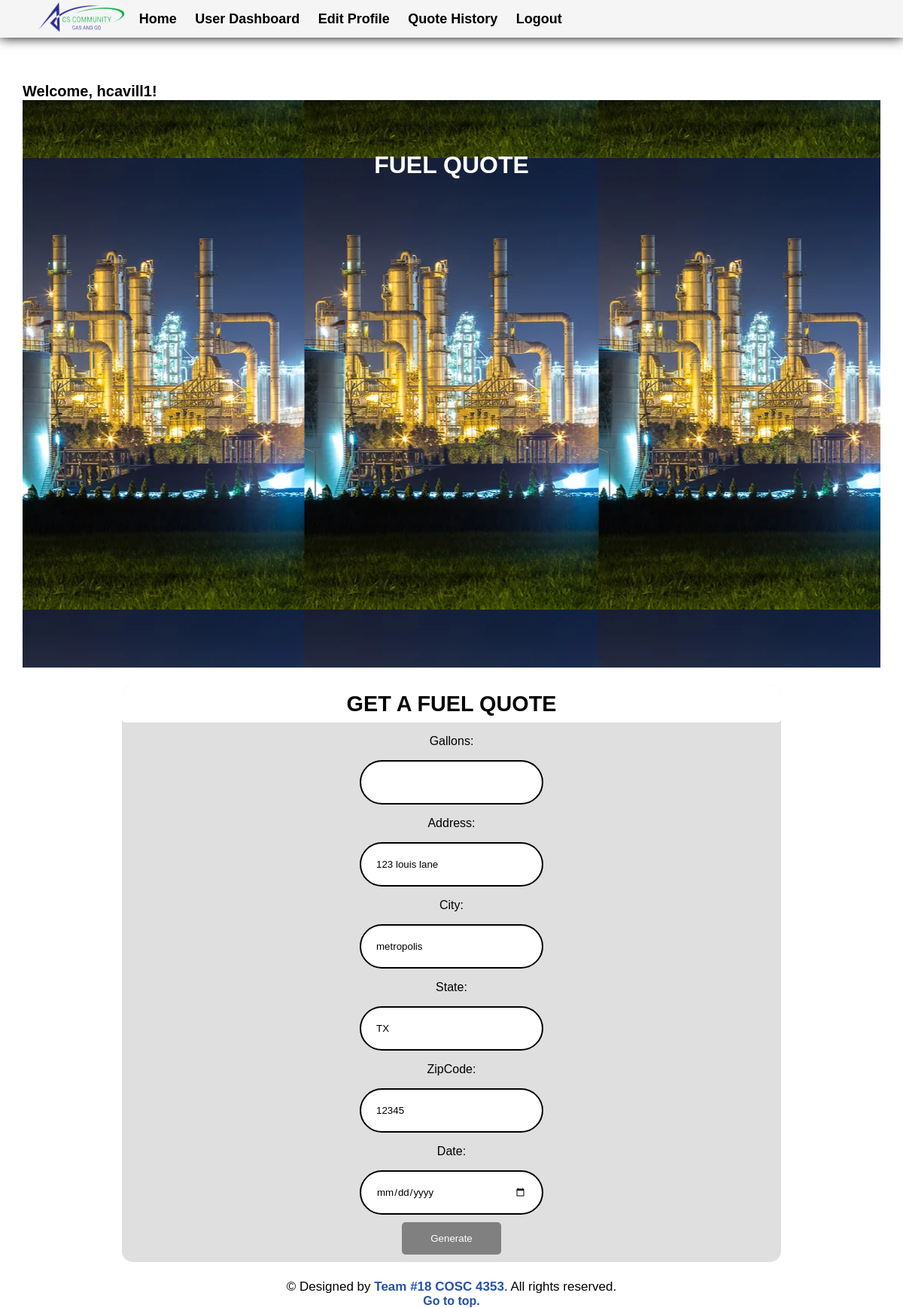
Screenshot of /Pages/user.php (signed in) with the database file from the repository.
### tables this page shows
CREATE TABLE `user` (
  `User_ID` int(11) NOT NULL,
  `firstName` varchar(45) DEFAULT NULL,
  `lastName` varchar(100) DEFAULT NULL,
  `email` varchar(100) DEFAULT NULL,
  `phoneNumber` varchar(45) DEFAULT NULL,
  `Address` varchar(45) DEFAULT NULL,
  `APT` varchar(10) DEFAULT NULL,
  `City` varchar(45) DEFAULT NULL,
  `State` varchar(45) DEFAULT NULL,
  `ZipCode` varchar(45) DEFAULT NULL,
  `Username` varchar(45) NOT NULL,
  `Password` varchar(60) NOT NULL,
  `first_login` tinyint(1) DEFAULT 1,
  `profitMargin` decimal(10,2) DEFAULT NULL
);

### Pages/user.php (the view, shortened to what this page needs)
<!DOCTYPE html>
<?php
    require_once "../php/config.php";
    echo '<p style="font-size: 20px; font-weight: bold;">Welcome, ' . htmlspecialchars($_SESSION['login_user']) . '!</p>';
    $UserId = $_SESSION['user_id'];
    $sql = "SELECT * FROM `user` WHERE User_ID = '$UserId'";
    $result = mysqli_query($conn, $sql) or die(mysqli_error($conn));
    $row=mysqli_fetch_assoc($result);
    $Address=$row['Address'];
    $City=$row['City'];
    $State=$row['State'];
    $ZipCode=$row['ZipCode'];
?>
<html lang="en">
<head>
	<link rel="stylesheet" type="text/css" href="../css/main_page.css">
    <link rel="stylesheet" type="text/css" href="../css/user.css">
    <link rel="stylesheet" href="https://cdnjs.cloudflare.com/ajax/libs/font-awesome/4.7.0/css/font-awesome.min.css">
	<link href='https://unpkg.com/boxicons@2.1.2/css/boxicons.min.css' rel='stylesheet'>
</head>
<body id="top">
	<header>
		<a href="">
			<img src="../images/logo1.png">
		</a>
		<nav>
			<ul>
            <li><a href="../index.php">Home</a></li>
                <li><a href="userDashboard.php">User Dashboard</a></li>
                <li><a href="editProfile.php">Edit Profile</a></li>
                <li><a href="orderHistory.php">Quote History</a></li>
                <?php if (isset($_SESSION['login_user'])) { ?>
                                <li><a href="?logout">Logout</a></li>
                            <?php } ?>
			</ul>
		</nav>
	</header>
	<section class="food-search text-center" style="background-image: url(../images/refinery.jpeg);">
		<span class="food-search">
		<h1 style="background-color: transparent;">Fuel Quote</h1>
		</span>
	</section>
	<section class="menu" id="menu-section">
		<div class="container activity-data"style="overflow-x: hidden; background-color: #dfdfdf; border-radius: 15px;">
			<h2 class="text-center">Get A Fuel Quote</h2>
			<div class="menu-container">
				<form method="POST">
                    <div class="">
                        <label style="display: block;">
                            <span class="data-title">Gallons:</span>
                        </label>
                        <input type="text" class="input_box" inputmode="numeric" pattern="\d*" name="Gallons" required>
                    </div>
                    <div class="">
                        <label style="display: block;">
                            <span class="data-title">Address:</span>
                        </label>
                        <input type="text" class="input_box" name="Address" value="<?php echo $Address;?>" readonly required>
                    </div>
                    <div class="">
						<label style="display: block;">
							<span class="data-title">City:</span>
						</label>
                        <input type="text" class="input_box" name="City" value="<?php echo $City;?>" readonly required>
                    </div>
                    <div class="">
                        <label style="display: block;">
                            <span class="data-title">State:</span>
                        </label>
                        <input type="text" class="input_box" name="State" value="<?php echo $State;?>" readonly required>
                    </div>
                    <div class="">
                        <label style="display: block;">
                            <span class="data-title">ZipCode:</span>
                        </label>
                        <input type="text" class="input_box" inputmode="numeric" pattern="\d*" name="ZipCode" value="<?php echo $ZipCode;?>" readonly required>
                    </div>
                    <div class="">
                        <label style="display: block;">
                            <span class="data-title">Date:</span>
                        </label>
                        <input type="date" class="input_box" name="Date" value="" required>
                    </div>
                    <button type="submit" class="block" name="submit">Generate</button>
                </form>
			</div>
		</div>
	</section>
</body>
<footer>
	<div class="footer-content text-center" style="margin-bottom: 10%">
		<p class="copyright">© Designed by <a href="#">Team #18 COSC 4353</a>. All rights reserved.</p>
		<a href="#top">Go to top.</a>
	</div>
</footer>
</html>

### css/main_page.css (style rules this page uses)
* { margin: 0 0; padding: 0 0; font-family: Arial, Helvetica, sans-serif; }
html { -webkit-scroll-behavior: auto !important; scroll-behavior: smooth; }
header img { height: 100px; margin-left: 40px; }
header { background-color: whitesmoke; position: fixed; top: 0; right: 0; bottom: 0; left: 0; height: 50px; display: flex; align-items: center; box-shadow: 0 0 15px 0 black; z-index: 10; }
header * { display: inline; }
header li { margin: 10px; }
header li a { color:black; font-size: large; text-decoration: solid; }
body { height: 125vh; margin-top: 80px; padding: 30px; }
a { color: #2451b1; font-weight: bold; text-decoration: none; }
.food-search { position: relative; background-position: center; justify-content: center; align-items: center; padding: 5% 0; height: 80vh; }
.container { position: relative; width: 80%; margin: auto; }
.menu-container { display: flex; flex-wrap: wrap; width: 100%; }
.text-center { text-align: center; }
h1 { text-transform: uppercase; color: white; background-color: #3059d6; padding: 1%; border: none; font-size: 2rem; border-radius: 5px; }
h2 { text-transform: uppercase; color: rgb(6, 6, 6); background-color: #ffffff; border: none; font-size: 1.8rem; border-radius: 5px; }
.menu { line-height: 50px; display: flex; flex-wrap: wrap; margin: 2%; }
footer { box-sizing: border-box; margin-bottom: auto; }
.copyright { margin-top:auto; text-align:center; font-size:17px; color: black; }

### Pages/user.php (style rules this page uses)
.menu-container { display: flex; flex-direction: column; justify-content: center; text-align: center; }
.input_box { display: block; border-radius: 50px; border: 2px solid; border-color: black; padding: 20px; width: 200px; height: 15px; margin: auto; }
.block { display: block; width: 15%; border: none; border-radius: 5px; background-color: grey; color: white; padding: 14px 28px; cursor: pointer; text-align: center; margin: 10px auto; }

### rows the page displays
user: Address "123 louis lane", City "metropolis", State "TX", ZipCode "12345"

### other values shown
$_SESSION['login_user'] "hcavill1"
